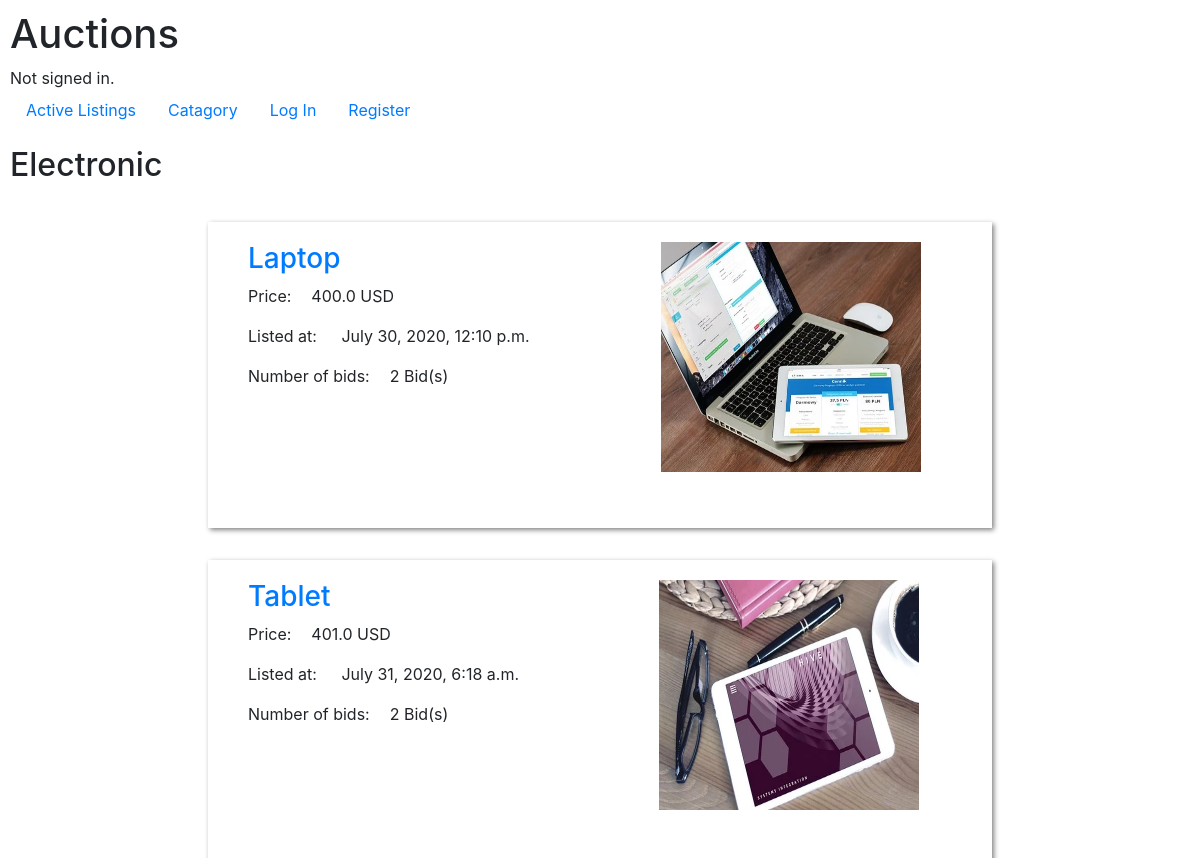
Page /catagory_items/1 on the committed database.
### auctions/models.py (models this page shows, shortened)
class Catagory(models.Model):
    catagory = models.CharField(max_length=255, null=False, blank=False)

class Listing(models.Model):
    list_user = models.ForeignKey(settings.AUTH_USER_MODEL, on_delete=models.CASCADE, related_name='user_lists')
    item_name = models.CharField(max_length=255)
    item_price = models.FloatField(null=False)
    item_catagory = models.ForeignKey(Catagory, on_delete=models.CASCADE, related_name='items')
    item_description = models.TextField(blank=False, null=False, default=None)
    date_placed = models.DateTimeField(auto_now_add=True)
    item_image = models.ImageField(blank=True, null=True,upload_to='images')
    is_active = models.BooleanField(default=True)

class Bid(models.Model):
    bid_user = models.ForeignKey(settings.AUTH_USER_MODEL, on_delete=models.CASCADE, related_name='user_bids')
    bid_item = models.ForeignKey(Listing, on_delete=models.CASCADE, related_name='item_bids')
    bid_price = models.FloatField(null=False)
    bid_datetime = models.DateTimeField(auto_now_add=True)

### auctions/views.py (the view)
# urls.py: path("catagory_items/<int:catagory_id>", views.catagory_items, name="catagory_items"),
def catagory_items(request, catagory_id):
    catagory_items = Catagory.objects.get(pk=catagory_id).items.all()
    return render(request, "auctions/catagory_items.html", {
        "catagory_items": catagory_items,
        "catagory": Catagory.objects.get(pk=catagory_id)
    })

### auctions/templates/auctions/catagory_items.html (shortened to what this page needs)
{% extends "auctions/layout.html" %}
{% block body %}
<h2>{{ catagory.catagory.capitalize }}</h2>
<div class="wrapper">
  {% for active_listing in catagory_items %}
  {% if active_listing.is_active %}
  <div class="listing_post">
    <div class="post_data">
      <h3><a href="{% url 'listing' active_listing.id %}">{{active_listing.item_name }}</a></h3>
      <p><span class="data">Price:</span>{{ active_listing.item_price }} USD</p>
      <p><span class="data">Listed at:</span> {{ active_listing.date_placed }}</p>
      <p><span class="data">Number of bids:</span>{{ active_listing.item_bids.all|length }} Bid(s)</p>
    </div>
    <div class="post_image">
      <figure>
        <img src="{{ active_listing.item_image.url }}" alt="{{ active_listing.item_name }}" class="item_image">
      </figure>
    </div>
  </div>
  {% endif %}
  {% empty %}
  <h4>No items in this catagory!</h4>
{% endfor %}
</div>
{% endblock %}

### auctions/static/auctions/styles.css (style rules this page uses)
body { padding: 10px; }
.wrapper { padding: 30px; text-align: center; display: grid; justify-items: center; }
.listing_post { padding: 20px; width: 70%; display: grid; grid-template-columns: auto auto; box-shadow: 2px 2px 5px gray; }
.item_image { padding: 0px 20px 20px 20px; width: 300px; height: 250px; display: inline-block; top: 20px; }
.post_data { padding: 0px 20px 0px 20px; display: inline-block; text-align: left; }
.post_image { display: inline-block; }
.data { padding-right: 20px; }

### rows in the picture
Catagory: catagory "Electronic"
Listing: item_name "Laptop", item_price "400.0", date_placed "July 30, 2020, 12:10 p.m.", item_bids.all|length "2", item_image (picture)
Listing: item_name "Tablet", item_price "401.0", date_placed "July 31, 2020, 6:18 a.m.", item_bids.all|length "2", item_image (picture)
